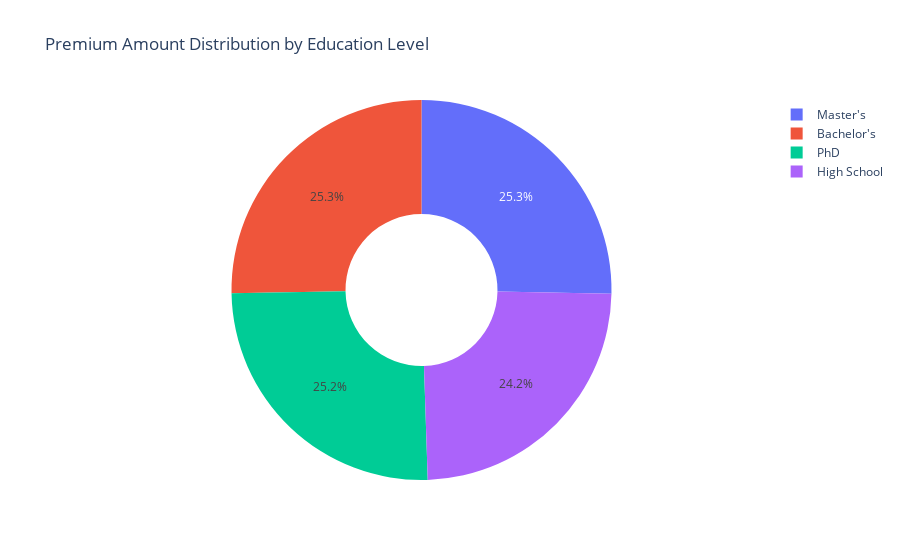

Notebook cell for this chart:
### Code cell
fig = px.pie(education_count, 
             names='Education Level', 
             values='Premium Amount', 
             title="Premium Amount Distribution by Education Level",
             hole=0.4)

fig.show()

### Figure 1 — Plotly figure (JSON) as saved in the notebook; plotly's stock layout.template omitted (floating-point values rounded to 4 significant figures)
{"data": [{"domain": {"x": [0, 1], "y": [0, 1]}, "hole": 0.4, "hovertemplate": "Education Level=%{label}<br>Premium Amount=%{value}<extra></extra>", "labels": ["Bachelor's", "High School", "Master's", "PhD"], "legendgroup": "", "name": "", "showlegend": true, "type": "pie", "values": [334375658, 319770796, 334842068, 334065264]}], "layout": {"legend": {"tracegroupgap": 0}, "title": {"text": "Premium Amount Distribution by Education Level"}}}
